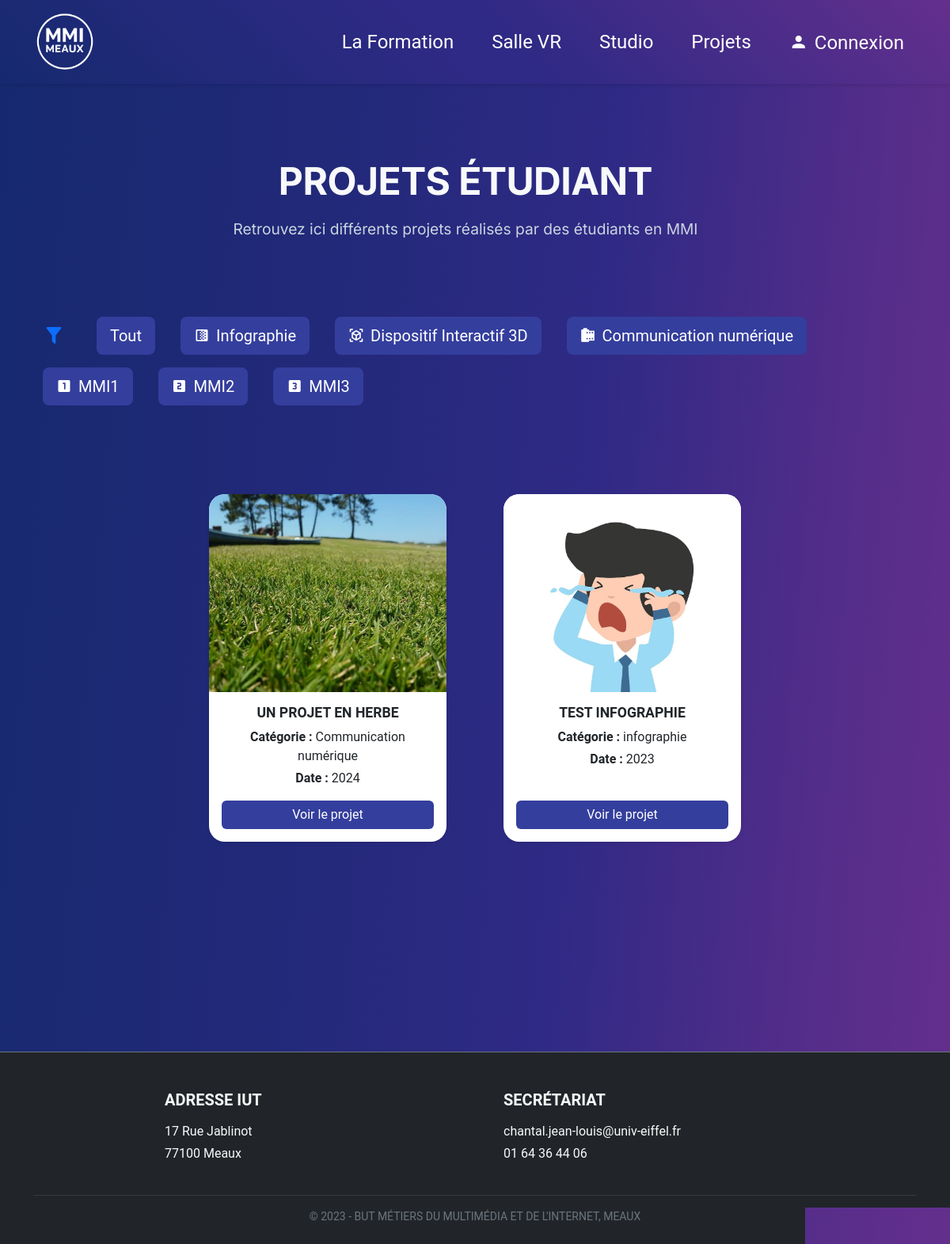
The page /projets.php on the database its author committed.
### tables this page shows
CREATE TABLE `projet` (
  `id` int(11) NOT NULL,
  `nom` varchar(255) NOT NULL,
  `categorie` varchar(255) NOT NULL,
  `image` varchar(255) NOT NULL,
  `description` varchar(255) NOT NULL,
  `date` varchar(255) NOT NULL,
  `auteurs` varchar(255) DEFAULT NULL,
  `video` varchar(255) DEFAULT NULL,
  `promo` varchar(50) DEFAULT NULL,
  `drive` varchar(255) DEFAULT NULL
);

### carte_ui.php (the view, shortened to what this page needs)
<?php
require_once "dbconnect.php";
$params = [];
$sql = "SELECT * FROM projet";
$sql .= " ORDER BY date DESC";
$stmt = $db->prepare($sql);
$stmt->execute($params);
$projets = $stmt->fetchAll(PDO::FETCH_ASSOC);
?>
<!DOCTYPE html>
<html lang="fr">
<head>
  <link href="https://cdn.jsdelivr.net/npm/bootstrap@5.3.6/dist/css/bootstrap.min.css" rel="stylesheet" />
  <link href="https://cdn.jsdelivr.net/npm/@mdi/font/css/materialdesignicons.min.css" rel="stylesheet" />
  <link href="css/carte_ui.css" rel="stylesheet"/>
</head>
<body>
<div class="container py-5 min-vh-100 d-flex align-items-start ">
  <div class="w-100 ">
    <?php if (empty($projets)) : ?>
      <div class="row justify-content-center">
        <div class="col-12 col-md-8 text-center">
          <div class="alert alert-info fs-4 py-4 mt-5 shadow" role="alert">
            Aucun projet pour le moment.
          </div>
        </div>
      </div>
    <?php else : ?>
      <div class="row justify-content-center g-4 mt-4">
        <?php foreach ($projets as $projet) : ?>
          <div class="col-md-6 col-lg-4">
            <div class="card project-card shadow-sm h-100 border-0">
              <?php if (!empty($projet['image']) && file_exists($projet['image'])) : ?>
                <img src="<?= htmlspecialchars($projet['image']) ?>" alt="Image du projet" class="project-image">
              <?php else : ?>
                <img src="ressource/default.png" alt="Image par défaut" class="project-image">
              <?php endif; ?>
              <div class="card-body d-flex flex-column text-center">
                <h5 class="card-title fw-bold text-uppercase"><?= htmlspecialchars($projet['nom']) ?></h5>
                <p class="mb-1"><strong>Catégorie :</strong> <?= htmlspecialchars($projet['categorie']) ?></p>
                <p><strong>Date :</strong> <?= htmlspecialchars($projet['date']) ?></p>
                <a href="affichage_projet.php?id=<?= urlencode($projet['id']) ?>" class="btn btn-projet w-100 mt-auto">
                Voir le projet
              </a>
              </div>
            </div>
          </div>
        <?php endforeach; ?>
      </div>
    <?php endif; ?>
  </div>
</div>
</body>
</html>

### css/projets.css (style rules this page uses)
html, body { height: 100%; margin: 0; display: flex; flex-direction: column; font-family: 'Inter', sans-serif; }
.bg-eiffel { background: linear-gradient(95deg, rgb(22, 41, 111) 0%, rgb(35, 41, 122) 35%, rgb(47, 42, 133) 60%, rgb(85, 45, 138) 85%, rgb(100, 47, 141) 100%); background-repeat: no-repeat; background-attachment: fixed; background-size: cover; color: white; font-family: 'Roboto', sans-serif; }

### css/carte_projet.css (style rules this page uses)
.project-card { max-width: 300px; margin: auto; border-radius: 12px; box-shadow: 0 4px 8px rgba(0,0,0,0.1); }
.project-image { height: 160px; object-fit: cover; border-top-left-radius: 12px; border-top-right-radius: 12px; }
.card-body { padding: 1rem; }
.card-title { font-size: 1.1rem; }

### css/carte_ui.css (style rules this page uses)
body { background: linear-gradient(95deg, rgb(22, 41, 111) 0%, rgb(47, 42, 133) 47%, rgb(47, 42, 133) 54%, rgb(100, 47, 141) 100%); min-height: 100vh; padding-top: 3rem; }
.project-card { border-radius: 1.25rem; overflow: hidden; transition: transform 0.3s ease, box-shadow 0.3s ease; background-color: white; }
.project-image { height: 250px; width: 100%; object-fit: cover; transition: transform 0.4s ease; }
.btn-projet { background-color: #343e9d; color: white; border: none; }

### rows shown on the page
projet: image (picture), nom "UN PROJET EN HERBE", categorie "Communication numérique", date "2024"
projet: image (picture), nom "TEST INFOGRAPHIE", categorie "infographie", date "2023"
